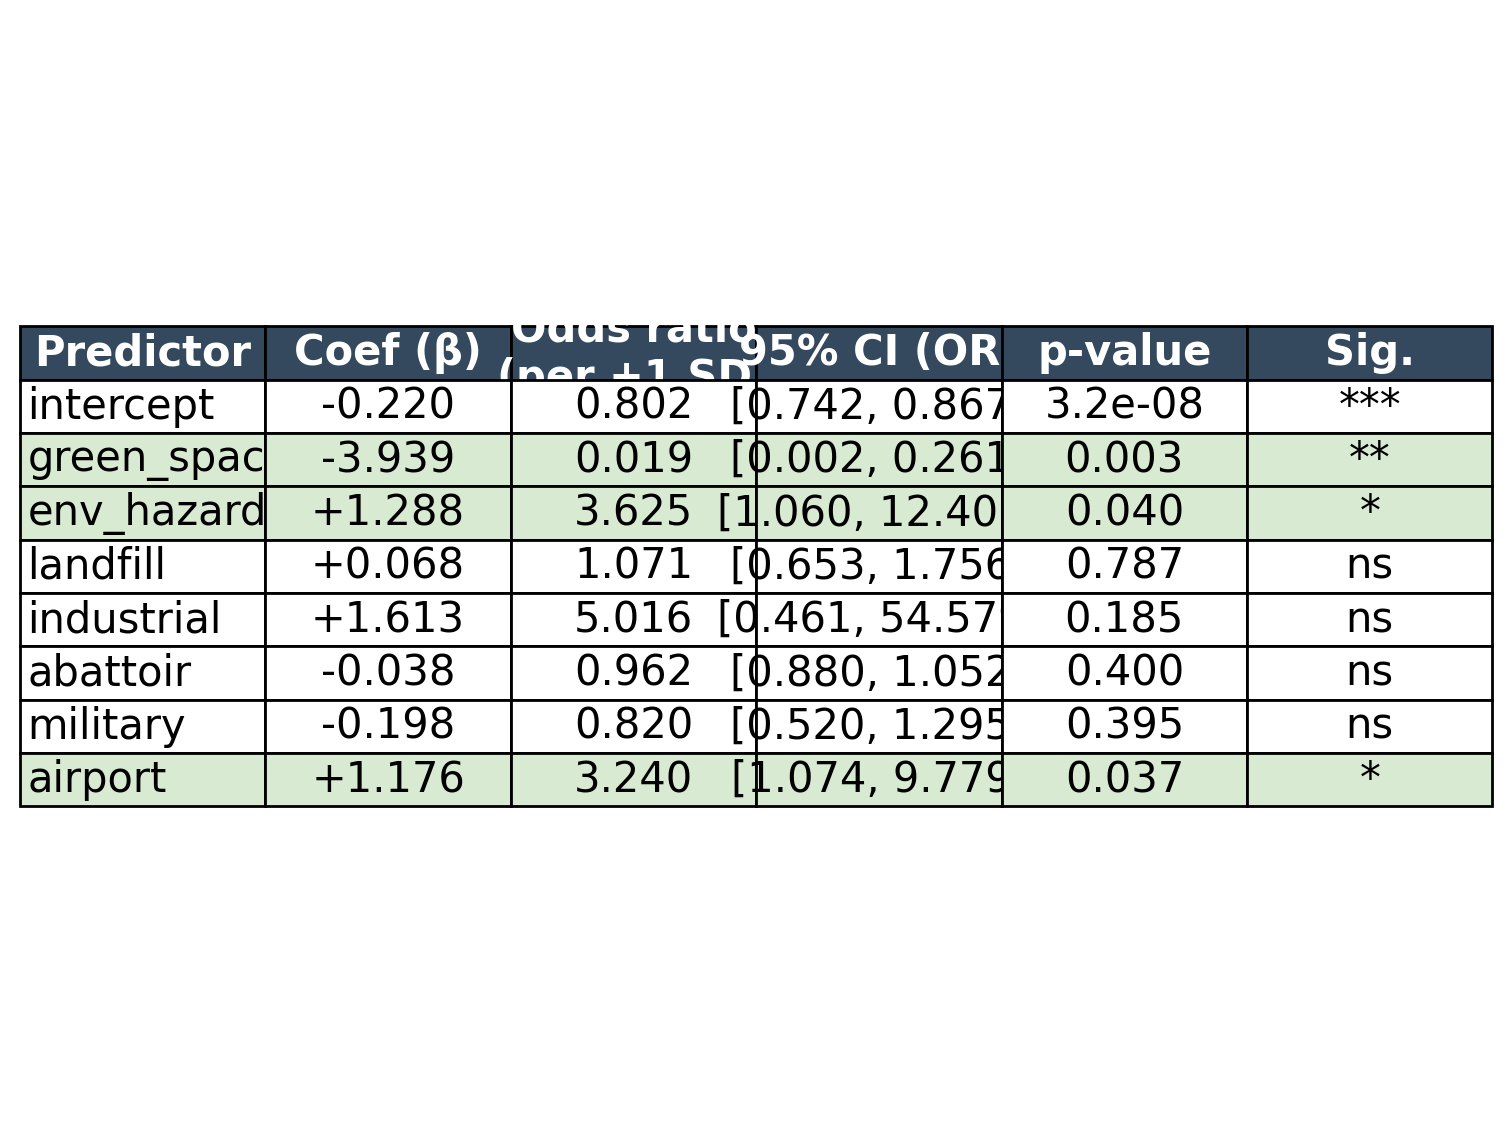

This chart was generated by the following Python code:
"""
Render the logistic-regression results (action_logit_osm_distance.json) as a
PNG table: per-feature coefficient, odds ratio per +1 SD, 95% CI, p-value and
significance, plus a footer with the overall model statistics.

Input : action_logit_osm_distance.json
Output: action_logit_table.png

Usage:
    python 11_analysis/action_logit_table.py
"""

import json
from pathlib import Path

import matplotlib
matplotlib.use("Agg")
import matplotlib.pyplot as plt

import argparse
import sys

HERE = Path(__file__).parent
sys.path.insert(0, str(HERE / "recreate_existing"))
import recreate_common as rc  # noqa: E402

rc.apply_font_sizes()     # central AXIS_FONT_SIZE typography

OUT = HERE          # reassigned in main() from --source


def stars(p: float) -> str:
    if p < 0.001:
        return "***"
    if p < 0.01:
        return "**"
    if p < 0.05:
        return "*"
    if p < 0.10:
        return "."
    return "ns"


def fmt_p(p: float) -> str:
    return f"{p:.3f}" if p >= 1e-3 else f"{p:.1e}"


def main():
    ap = argparse.ArgumentParser(description=__doc__)
    rc.add_source_arg(ap)
    args = ap.parse_args()
    global OUT
    rc.set_source(args.source)
    OUT = rc.out_dir(HERE)
    data = json.loads((OUT / "action_logit_osm_distance.json").read_text())

    header = ["Predictor", "Coef (β)", "Odds ratio\n(per +1 SD)",
              "95% CI (OR)", "p-value", "Sig."]
    rows, cell_colors = [], []
    for c in data["coefficients"]:
        name = "intercept" if c["feature"] == "const" else c["feature"]
        lo, hi = c["or_95ci"]
        s = stars(c["p_value"])
        rows.append([
            name,
            f"{c['coef']:+.3f}",
            f"{c['odds_ratio_per_sd']:.3f}",
            f"[{lo:.3f}, {hi:.3f}]",
            fmt_p(c["p_value"]),
            s,
        ])
        # tint significant rows (none expected, but future-proof)
        tint = "#d9ead3" if (s not in ("ns", ".") and name != "intercept") else "white"
        cell_colors.append([tint] * len(header))

    fig, ax = plt.subplots(figsize=(9.5, 0.55 * (len(rows) + 2) + 1.6))
    ax.axis("off")

    tbl = ax.table(
        cellText=rows, colLabels=header, cellColours=cell_colors,
        cellLoc="center", loc="center",
    )
    tbl.auto_set_font_size(False)
    tbl.set_fontsize(rc.FS_ANNOTATION)
    tbl.scale(1, 1.6)

    # Header styling
    for j in range(len(header)):
        cell = tbl[0, j]
        cell.set_facecolor("#34495e")
        cell.set_text_props(color="white", fontweight="bold")
    # Left-align predictor column
    for i in range(1, len(rows) + 1):
        tbl[i, 0].set_text_props(ha="left")
        tbl[i, 0].PAD = 0.03


    out = OUT / "action_logit_table.png"
    fig.savefig(out, dpi=200, bbox_inches="tight")
    print(f"Wrote {out}")


if __name__ == "__main__":
    main()
